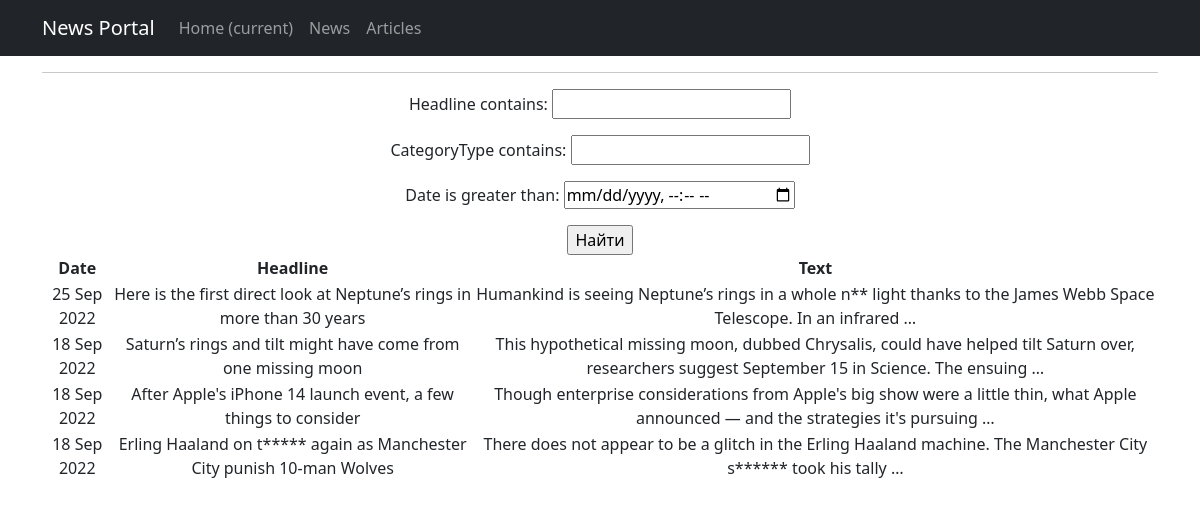
The page /news/search/ on the database as committed earlier.
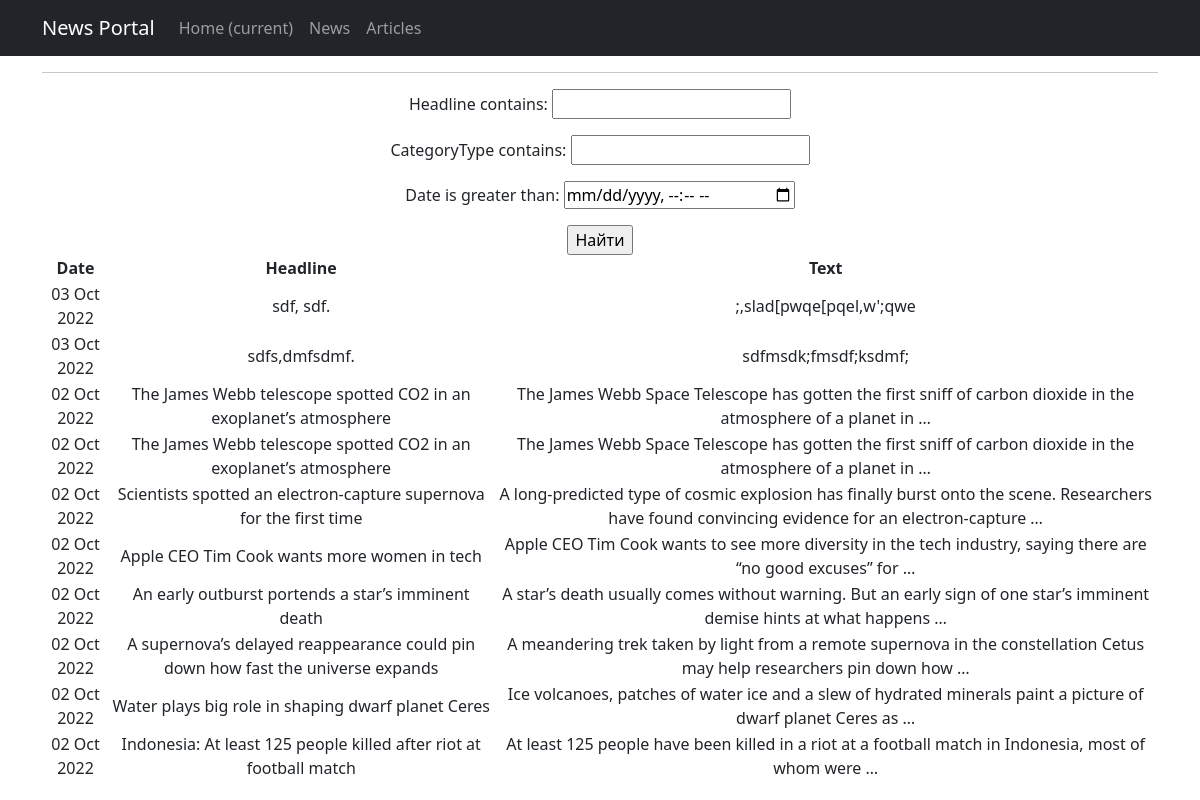
The same page on the database as committed later.
### NewsPortal/models.py (models this page shows, shortened)
class Post(models.Model):
    author = models.ForeignKey(Author, on_delete=models.CASCADE)
    NEWS = 'NI'
    ARTICLE = 'AR'
    CATEGORY_CHOICES = (
        (NEWS, 'Новость'),
        (ARTICLE, 'Статья')
    )
    categoryType = models.CharField(max_length=2, choices=CATEGORY_CHOICES, default=NEWS)
    date = models.DateTimeField(auto_now_add=True)
    postCategory = models.ManyToManyField(Category, through='PostCategory')
    headline = models.CharField(max_length=128)
    text = models.TextField()
    rating = models.SmallIntegerField(default=0)

### NewsPortal/views.py (the view)
# urls.py: path('search/', PostSearch.as_view(), name='post_search'),
class PostSearch(ListView):
    model = Post
    ordering = '-date'
    template_name = 'post_search.html'
    context_object_name = 'posts'
    paginate_by = 10
    def get_queryset(self):
        queryset = super().get_queryset()
        self.filterset = PostFilter(self.request.GET, queryset)
        return self.filterset.qs
    def get_context_data(self, **kwargs):
        context = super().get_context_data(**kwargs)
        context['filterset'] = self.filterset
        return context

### NewsPortal/templatetags/custom_filters.py (called while the page is built)
@register.filter()
def censor(text):
    sp = text.split()
    sp2 = []
    for i in sp:
        if i.lower() in BAD_WORDS:
            sp2.append(i[0] + (len(i) - 1) * '*')
        else:
            sp2.append(i)
    return " ".join(sp2)

### NewsPortal/templates/post_search.html (shortened to what this page needs)
{% extends 'flatpages/default.html' %}
{% load custom_filters %}
{% load custom_tags %}
{% block content %}
   <hr>
   <form action="" method="get">
       {{ filterset.form.as_p }}
       <input type="submit" value="Найти" />
   </form>
   {% if posts %}
       <table>
           <tr>
               <td><b>Date</b></td>
               <td><b>Headline</b></td>
               <td><b>Text</b></td>
           </tr>
           {% for post in posts %}
           <tr>
               <td>{{ post.date|date:'d M Y' }}</td>
               <td>{{ post.headline|censor }}</td>
               <td>{{ post.text|truncatewords:20|censor }}</td>
           </tr>
           {% endfor %}
       </table>
   {% else %}
       <h2>Новостей нет!</h2>
   {% endif %}
{% endblock content %}

Rows that differ between the two databases and show on the page:
no longer on this page (row unchanged): Post: date "25 Sep 2022", headline|censor "Here is the first direct look at Neptune’s rings in more than 30 years", text|censor "Humankind is seeing Neptune’s rings in a whole n** light thanks to the James Webb Space Telescope. In an infrared …"
no longer on this page (row unchanged): Post: date "18 Sep 2022", headline|censor "Saturn’s rings and tilt might have come from one missing moon", text|censor "This hypothetical missing moon, dubbed Chrysalis, could have helped tilt Saturn over, researchers suggest September 15 in Science. The ensuing …"
no longer on this page (row unchanged): Post: date "18 Sep 2022", headline|censor "After Apple's iPhone 14 launch event, a few things to consider", text|censor "Though enterprise considerations from Apple's big show were a little thin, what Apple announced — and the strategies it's pursuing …"
no longer on this page (row unchanged): Post: date "18 Sep 2022", headline|censor "Erling Haaland on t***** again as Manchester City punish 10-man Wolves", text|censor "There does not appear to be a glitch in the Erling Haaland machine. The Manchester City s****** took his tally …"
added Post: date "03 Oct 2022", headline|censor "sdf, sdf.", text|censor ";,slad[pwqe[pqel,w';qwe"
added Post: date "03 Oct 2022", headline|censor "sdfs,dmfsdmf.", text|censor "sdfmsdk;fmsdf;ksdmf;"
added Post: date "02 Oct 2022", headline|censor "The James Webb telescope spotted CO2 in an exoplanet’s atmosphere", text|censor "The James Webb Space Telescope has gotten the first sniff of carbon dioxide in the atmosphere of a planet in …"
added Post: date "02 Oct 2022", headline|censor "The James Webb telescope spotted CO2 in an exoplanet’s atmosphere", text|censor "The James Webb Space Telescope has gotten the first sniff of carbon dioxide in the atmosphere of a planet in …"
added Post: date "02 Oct 2022", headline|censor "Scientists spotted an electron-capture supernova for the first time", text|censor "A long-predicted type of cosmic explosion has finally burst onto the scene. Researchers have found convincing evidence for an electron-capture …"
added Post: date "02 Oct 2022", headline|censor "Apple CEO Tim Cook wants more women in tech", text|censor "Apple CEO Tim Cook wants to see more diversity in the tech industry, saying there are “no good excuses” for …"
added Post: date "02 Oct 2022", headline|censor "An early outburst portends a star’s imminent death", text|censor "A star’s death usually comes without warning. But an early sign of one star’s imminent demise hints at what happens …"
added Post: date "02 Oct 2022", headline|censor "A supernova’s delayed reappearance could pin down how fast the universe expands", text|censor "A meandering trek taken by light from a remote supernova in the constellation Cetus may help researchers pin down how …"
added Post: date "02 Oct 2022", headline|censor "Water plays big role in shaping dwarf planet Ceres", text|censor "Ice volcanoes, patches of water ice and a slew of hydrated minerals paint a picture of dwarf planet Ceres as …"
added Post: date "02 Oct 2022", headline|censor "Indonesia: At least 125 people killed after riot at football match", text|censor "At least 125 people have been killed in a riot at a football match in Indonesia, most of whom were …"
